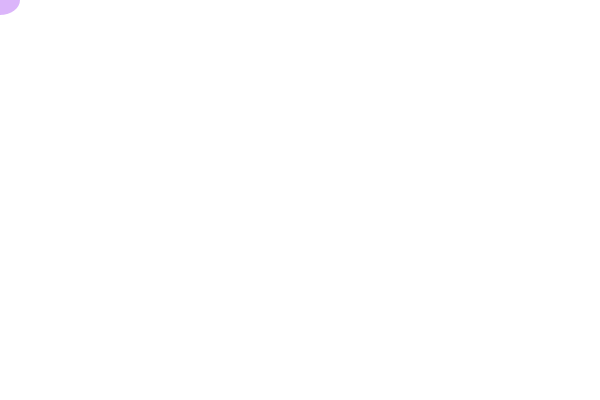
Frame 1 (no input)
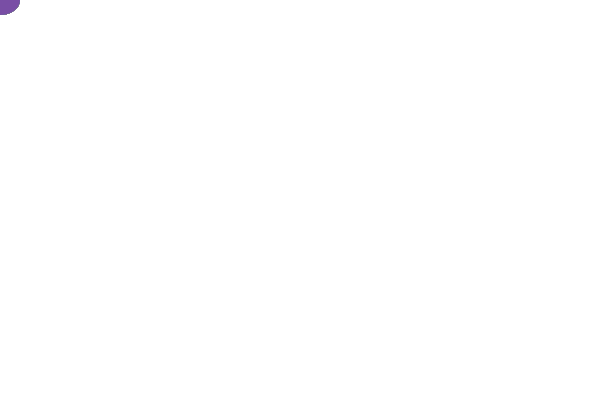
Frame 60 (the mouse pressed at the canvas centre just before this capture)
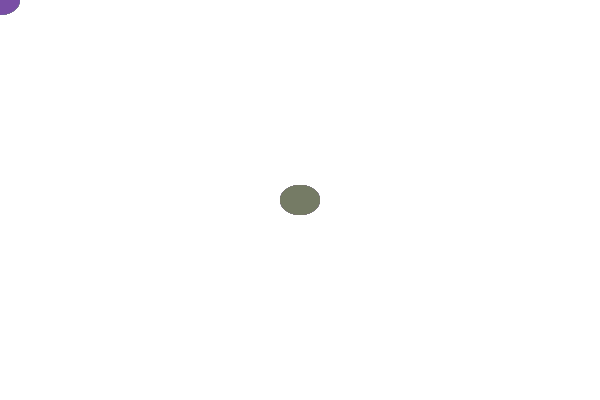
Frame 120 (the mouse held since frame 60 and released just before this capture)

The Processing sketch that drew these frames (run headless with seeded random() and noise(); from frame 60 on, the mouse is pressed at the canvas centre):

// Processing sketch: art_gakuto
// ── art_gakuto.pde
void setup(){
  size(600,400);
  background(255);
}

void draw(){
  fill(random(255),random(255),random(255),100);
  noStroke();
  ellipse(mouseX,mouseY,40,30);
}
